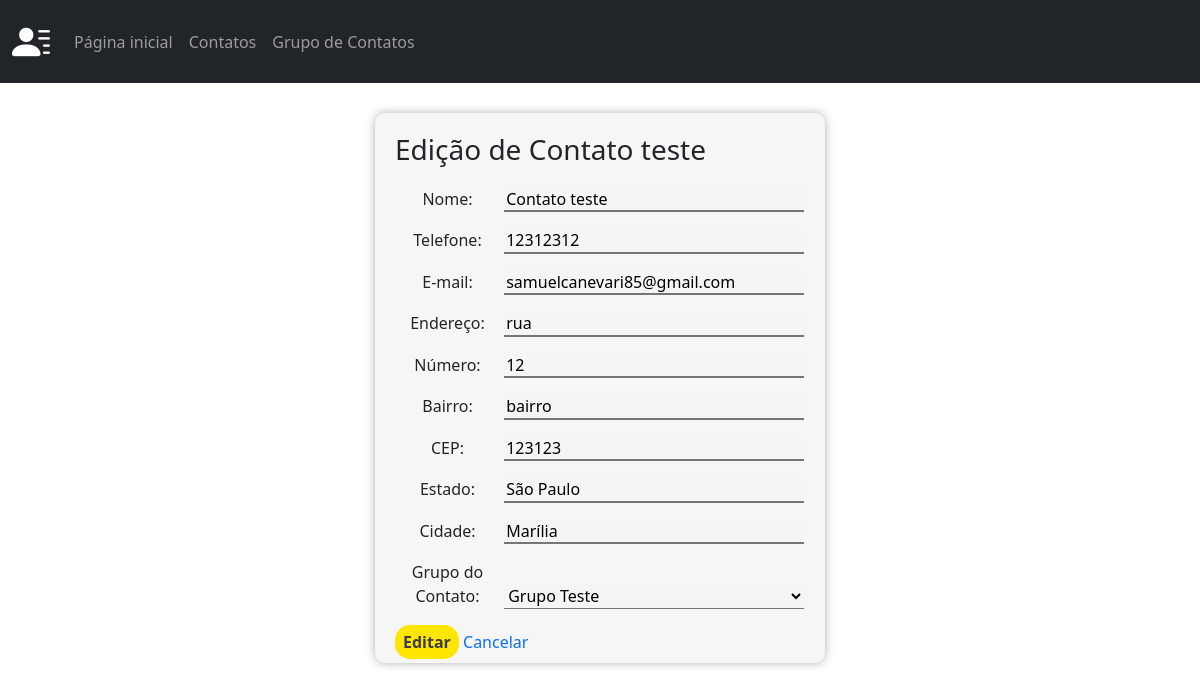
/contato/edit/16, run on the app's committed database.
### contatos/models.py (models this page shows, shortened)
class Contato(models.Model):
    nome = models.CharField(max_length=100)
    telefone = models.PositiveIntegerField()
    email = models.EmailField(max_length=100, verbose_name="E-mail")
    endereco = models.CharField(max_length=255, verbose_name="Endereço")
    numero = models.PositiveIntegerField(verbose_name="Número")
    bairro = models.CharField(max_length=100)
    cep = models.PositiveIntegerField(verbose_name="CEP")
    estado = models.CharField(max_length=100)
    cidade = models.CharField(max_length=100)
    grupoContato = models.ForeignKey(
        GrupoContatos, on_delete=models.CASCADE, related_name='contatos', verbose_name="Grupo do Contato")
    dataCadastro = models.DateField(
        default=django.utils.timezone.now, verbose_name="Data de cadastro")

### contatos/views.py (the view)
def contato_edit(request, contato_pk):
    contato = Contato.objects.get(pk=contato_pk)
    form = ContatoForm(request.POST or None, instance=contato)
    if request.POST:
        if form.is_valid():
            form.save()
            return redirect('contato')
    context = {
        'form': form,
        'contato': contato
    }
    return render(request, 'contatos/contato_edit.html', context)

### contatos/forms.py
class ContatoForm(forms.ModelForm):
    class Meta:
        model = Contato
        exclude = ['dataCadastro']
        widgets = {
            'nome': forms.TextInput(attrs={'id': 'input-nome', 'autofocus': ''}),
            'telefone': forms.NumberInput(attrs={'id': 'input-nome'}),
            'email': forms.EmailInput(attrs={'id': 'input-email'}),
            'endereco': forms.TextInput(attrs={'id': 'input-endereco'}),
            'numero': forms.NumberInput(attrs={'id': 'input-numero'}),
            'bairro': forms.TextInput(attrs={'id': 'input-bairro'}),
            'cep': forms.NumberInput(attrs={'id': 'input-cep'}),
            'estado': forms.TextInput(attrs={'id': 'input-estado'}),
            'cidade': forms.TextInput(attrs={'id': 'input-cidade'}),
            'grupoCliente': forms.NumberInput(attrs={'id': 'input-numero'}),
        }

### contatos/models.py (called while the page is built)
    def __str__(self):
        return self.titulo

### contatos/templates/contatos/contato_edit.html (shortened to what this page needs)
{% extends 'template.html' %}
{% block main %}
<div id="container-inclusaoContato">
    <h3>Edição de {{contato.nome}}</h3>
    <form action="{% url 'contato_edit' contato.id %}" method="post">
        {{ form.as_p }}
        <button type="submit">Editar</button>
        <a class="formCancelar" href="{% url 'contato' %}">Cancelar</a>
    </form>
</div>
{% endblock main %}

### contatos/static/contatos/css/styles.css (style rules this page uses)
button { margin: 0; padding: 0; border: none; }
#container-inclusaoContato { background-color: #f6f6f6; width: 450px; height: 550px; margin: 30px auto 0 auto; padding: 20px; border-radius: 10px; box-shadow: 0 0 10px rgba(0, 0, 0, 0.318); }
#container-inclusaoContato h3 { margin-bottom: 20px; }
p label { width: 105px; text-align: center; }
p input { background-color: #F5F5F5; width: 300px; height: 25px; border-top: none; border-right: none; border-left: none; }
p select { background-color: #F5F5F5; width: 300px; height: 25px; border-top: none; border-right: none; border-left: none; }
.formCancelar { text-decoration: none; }
#container-inclusaoContato button { background-color: #FFE600; padding: 5px 8px 5px 8px; border-radius: 15px; font-weight: bold; color: #3c3c3c; }

### data on the page
Contato: nome "Contato teste", telefone "12312312", email "samuelcanevari85@gmail.com", endereco "rua", numero "12", bairro "bairro", cep "123123", estado "São Paulo", cidade "Marília", grupoContato "Grupo Teste"
